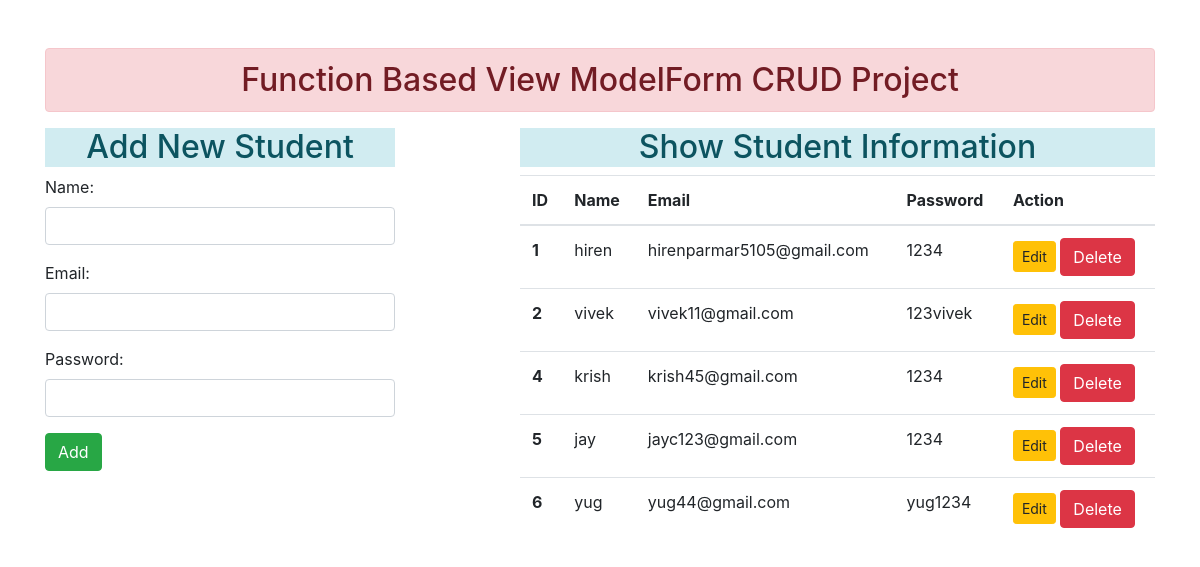
The page / on the database its author committed.
### enroll/models.py (models this page shows)
class User(models.Model):
    name=models.CharField(max_length=70)
    email=models.CharField(max_length=100)
    password=models.CharField(max_length=100)

### enroll/views.py (the view)
# urls.py: path('', views.add_show, name="addandshow"),
def add_show(request):
    if request.method=='POST':
        fm= StudentRegistration(request.POST)
        if fm.is_valid():
            nm=fm.cleaned_data['name']
            em=fm.cleaned_data['email']
            pw=fm.cleaned_data['password']
            reg=User(name=nm,email=em,password=pw)
            reg.save()
            fm=StudentRegistration()
    else:
        fm= StudentRegistration()
    stud = User.objects.all()
    return render(request, 'enroll/addandshow.html', {'form':fm,'stu':stud})

### enroll/forms.py
class StudentRegistration(forms.ModelForm):
    class Meta:
        model = User
        fields = ['name', 'email', 'password']
        widgets={
            'name':forms.TextInput(attrs={'class':'form-control'}),
            'email':forms.EmailInput(attrs={'class':'form-control'}),
            'password':forms.PasswordInput(render_value=True, attrs={'class':'form-control'}),
        }

### enroll/templates/enroll/addandshow.html (shortened to what this page needs)
{% extends 'enroll/base.html' %}
{% block content %}
<div class="row">
    <div class="col-sm-4">
        <h2 class="text-center alert-info mt-">Add New Student</h2>
        <form action="" method="POST">
            {{form.as_p}}
            <input type="submit" class="btn btn-success" value="Add">
        </form>
    </div>
<div class="col-sm-7 offset-1">
    <h2 class="text-center alert-info ">Show Student Information</h2>
    {% if stu %}
    <table class="table">
        <thead>
          <tr>
            <th scope="col">ID</th>
            <th scope="col">Name</th>
            <th scope="col">Email</th>
            <th scope="col">Password</th>
            <th scope="col">Action</th>
          </tr>
        </thead>
        <tbody>
        {% for st in stu %}
          <tr>
            <th scope="row">{{st.id}}</th>
            <td>{{st.name}}</td>
            <td>{{st.email}}</td>
            <td>{{st.password}}</td>
            <td>
                <a href="{% url 'updatedata' st.id %}" class="btn btn-warning btn-sm">Edit</a>
            <form action="{% url 'deletedata' st.id %}" method="post" class="d-inline">
                <input type="submit" class="btn btn-danger" value="Delete">
            </form>
            </td>
          </tr>
        {% endfor %}
        </tbody>
      </table>
    {% else %}
    <h4 class="text-center alert alert-warning">No Records</h4>
    {% endif %}
</div>
</div>
{% endblock content %}

### enroll/templates/enroll/base.html (shortened to what this page needs)
<!DOCTYPE html>
{% load static %}
<html lang="en">
<head>
    <link rel="stylesheet" href="{% static 'enroll/css/bootstrap.css' %}">
</head>
<body>
    <div class="container mt-5">
        <h2 class="text-center alert alert-danger">Function Based View ModelForm CRUD Project</h2>
        {% block content %}
        {% endblock content %}
    </div>
</body>
</html>

### rows shown on the page
User: id "1", name "hiren", email "hirenparmar5105@gmail.com", password "1234"
User: id "2", name "vivek", email "vivek11@gmail.com", password "123vivek"
User: id "4", name "krish", email "krish45@gmail.com", password "1234"
User: id "5", name "jay", email "jayc123@gmail.com", password "1234"
User: id "6", name "yug", email "yug44@gmail.com", password "yug1234"
